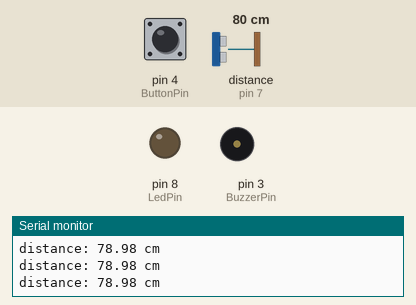
Simulated run of this sketch. Board: Arduino Uno, built with avr-gcc and run on an emulated ATmega328P. Parts: output pins drawn as LEDs (lit = HIGH), buzzer (waves = sounding, pin HIGH), the last lines printed to the serial monitor. Wiring (inferred from the names in the program): ultrasonic range finder: trigger pin 6; echo pin 7. Inputs (shaded band) come from the test bench; at power-on: distance to the obstacle (sensor on pin 7) 80 cm, pin 4 (ButtonPin) LOW. The echo pulse lasts 58.3 µs per cm; pins used as bus, display or sensor lines are not drawn.

Above: at 1.3 s.
1.4 s: distance to the obstacle (sensor on pin 7) set to 54 cm
2.9 s: distance to the obstacle (sensor on pin 7) set to 46 cm
At 3.7 s:
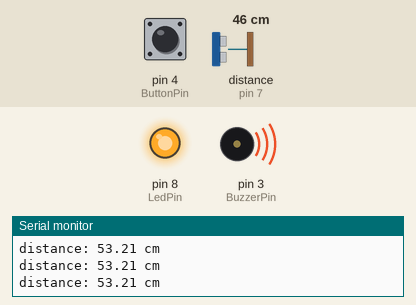
At 4.4 s:
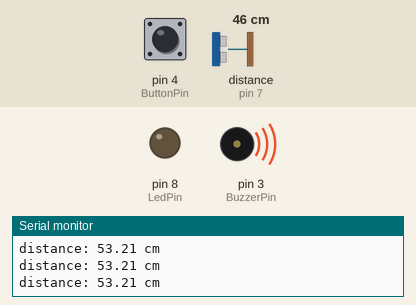
5.9 s: distance to the obstacle (sensor on pin 7) set to 60 cm
At 9.0 s:
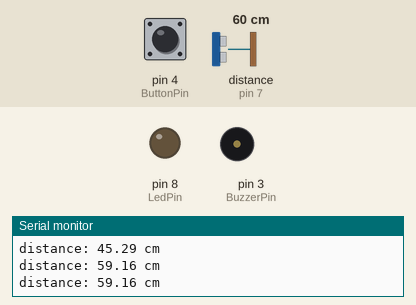
Timing chart, 0 to 10.5 s (numbered marks = the images above; inputs shaded):
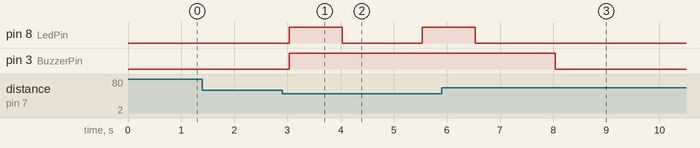

The sketch:

Security_Alarm_Systen.ino
```cpp
/*
   The code below is for a security door system...
   Using an ultrasonic sensor to set the secruity procedure by a
   distance. Going to set a specific or fixed distance which is the distance from the
   sensor to the door if this distance is by 2cm, when the systme has been activated
   treat this as blugar or thief...

 */

// Declaring the components pins
const int TrigPin = 6;
const int EchoPin = 7;
const int BuzzerPin = 3;
const int ButtonPin = 4;
const int LedPin = 8;

// Declaring or setting the threshold of the ultrasonic sensor
const int DistanceThreshold = 50;   // In centimeter

// Variables for the distance and duration
float distance_cm, duration_us;


void setup() {

  Serial.begin(9600);   // Initialze serial Port
  pinMode(TrigPin, OUTPUT);   // Setting the trig_pin of the US
  pinMode(EchoPin, INPUT);    // Setting the echo_pin of the US
  pinMode(BuzzerPin, OUTPUT); // Setting the buzzer pin
  pinMode(LedPin, OUTPUT);  // Setting the led pin

}

void loop() {
  // setting the button state of the button pin
  //int ButtonState = digitalRead(ButtonPin);

  // generate 10-microsecond pulse to Trig Pin
  digitalWrite(TrigPin, HIGH);
  delayMicroseconds(10);
  digitalWrite(TrigPin, LOW);

  // measuring the duration of pulse from Echo Pin
  duration_us = pulseIn(EchoPin, HIGH);

  // calculating the distance
  distance_cm = 0.017 * duration_us;

  if (distance_cm < DistanceThreshold){
    digitalWrite(BuzzerPin, HIGH);
    LightDetect();


    // perform whien the button is pressed or not
    ButtonTest();
    }

   else {
    digitalWrite(BuzzerPin, LOW);
    digitalWrite(LedPin, LOW);
    }

  // printing the distance value to Serial Monitor
  Serial.print("distance: ");
  Serial.print(distance_cm);
  Serial.println(" cm ");

  delay(500);

}

void LightDetect() {
  digitalWrite(LedPin, HIGH);
  delay(1000);
  digitalWrite(LedPin, LOW);
  delay(1000);
  }

void ButtonTest() {
  int buttonState = digitalRead(ButtonPin);

  if (buttonState == HIGH) {
    Serial.println("The button is pressed...");
    digitalWrite(LedPin, LOW);
    digitalWrite(BuzzerPin, LOW);
    }
  }
```

Measured:
- the behaviour switches between 51 and 50 cm on distance to the obstacle (sensor on pin 7) (found by bisection; images 0 and 1)
- after the input at 2.9 s, pin 8 (LedPin): LOW → HIGH after 0.13 s, → LOW 1.0 s later, → HIGH 1.5 s later; pin 3 (BuzzerPin): LOW → HIGH after 0.13 s
- after the input at 5.9 s, pin 8 (LedPin): goes on until 6.5 s, then stays LOW; pin 3 (BuzzerPin): HIGH → LOW after 2.1 s
